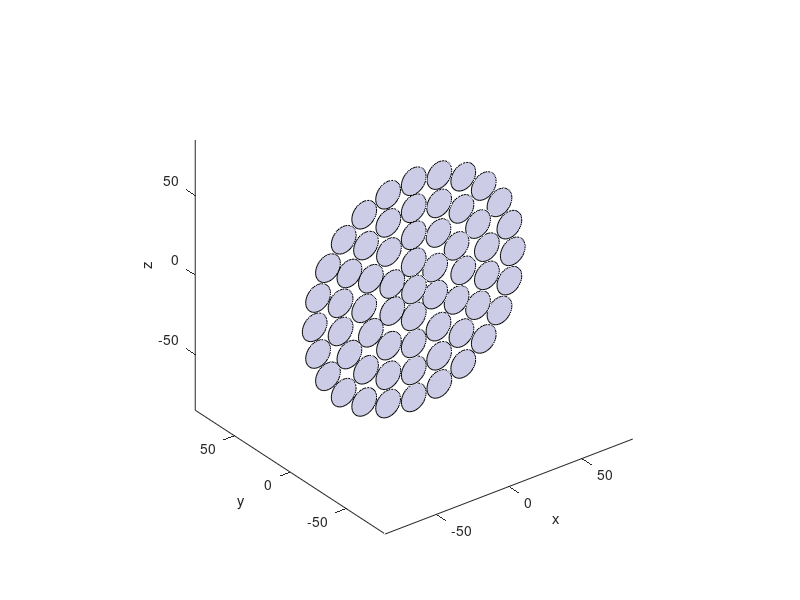

The MATLAB script that drew this image: (Note: this script raises an error after producing the figure.)
r=8.5;%Radio de los espejos (m): ref. Giant Magellan Telescope (GMT)
%f=131.4;%Distancia focal del espejo completo.
f=300; %(GMT) -> 18
t=@(capas) linspace(0,2*pi,capas*6+1);
t1=t(1); t1(end)=[]; %Primer círculo de espejos
t2=t(2); t2(end)=[];
t3=t(3); t3(end)=[];
t4=t(4); t4(end)=[];
rESP0=[zeros(length(t1),3)];

draw=true;
capas=4;

k=linspace(0,2*pi,50);
x=@(r,theta) r*cos(theta);
y=@(r,theta) r*sin(theta);
%v=[[x(r,0);y(r,0);0],[x(r,1);y(r,1);0],[x(r,2);y(r,2);0],[x(r,3);y(r,3);0],[x(r,4);y(r,4);0],[x(r,5);y(r,5);0]];
v=[x(r,k);0*k;y(r,k)];

if draw
    figure
    plot3(0,0,0)
    hold on

    axis equal
    xlim([-(capas+1)*2*r,(capas+1)*2*r])
    ylim([-(capas+1)*2*r,(capas+1)*2*r])
    zlim([-(capas+1)*2*r,(capas+1)*2*r])

    xlabel('x')
    ylabel('y')
    zlabel('z')
end

patch(v(1,:),v(2,:),v(3,:),[0.8 0.8 0.9])

for i=1:length(t1)
    ri=[2*r*sin(t1(i)),(r)^2/(f),2*r*cos(t1(i))];
    rESP0(i,:)=ri;
    vi=v+ri';
    if draw
        patch(vi(1,:),vi(2,:),vi(3,:),[0.8 0.8 0.9])
    end
end

if capas>=2
    for i=1:length(t2)
        ri=[2*2*r*sin(t2(i)),(r)^2/(f),2*2*r*cos(t2(i))];
        rESP0(length(t1)+i,:)=ri;
        vi=v+ri';
        if draw
            patch(vi(1,:),vi(2,:),vi(3,:),[0.8 0.8 0.9])
        end
    end
end

if capas>=3
    for i=1:length(t3)
        ri=[3*2*r*sin(t3(i)),(r)^2/(f),3*2*r*cos(t3(i))];
        rESP0(length(t1)+length(t2)+i,:)=ri;
        vi=v+ri';
        if draw
            patch(vi(1,:),vi(2,:),vi(3,:),[0.8 0.8 0.9])
        end
    end
end

if capas>=4
    for i=1:length(t4)
        ri=[4*2*r*sin(t4(i)),(r)^2/(f),4*2*r*cos(t4(i))];
        rESP0(length(t4)+length(t4)+length(t4)+i,:)=ri;
        vi=v+ri';
        if draw
            patch(vi(1,:),vi(2,:),vi(3,:),[0.8 0.8 0.9])
        end
    end
end

rESP0=[0,f,0;rESP0];

clearvars -except rESP0 v

writematrix(rESP0,'coordenadasESP') %[Coordenadas del foco; Coordenadas de los espejos]
writematrix(v,'verticesESPvertical') %Coordenadas de los vertices de un hexagono centrado en [0,0,0]
